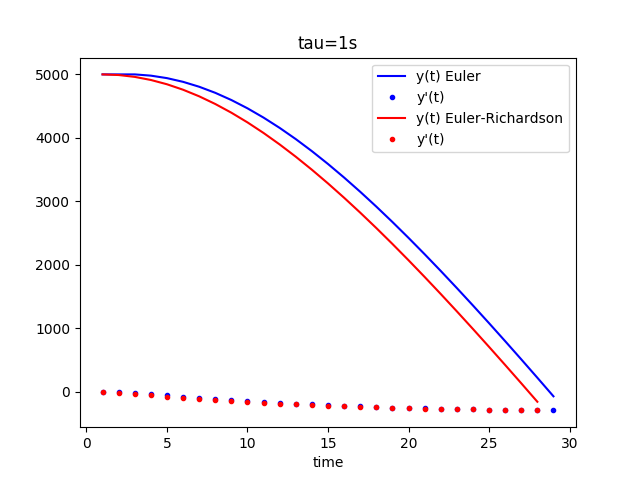

Reproduce this figure in Python.
#F = GmM/r^2-kv^2
#y'' = -GmM*y^(-2) + k*(y')^2

def main(tau):
    import numpy as np
    import matplotlib.pyplot as plt

    k = 2.e-4 #air resistance constant [kg/m]
    m1 = 2. #falling mass [kg]
    rE = 6371000. #mean earth radius [m]
    G = 6.67408e-11 #gravitational constant [m^3/kg/s^2]
    mE = 5.972e24 #earth mass [kg]
    
    #a) Euler method
    y = np.array([rE+5000.]) #height + earth radius
    yp = np.array([0.,0.]) #y'[0] = 0 (initially at rest)

    i = 1
    while y[-1] >= rE:
        if i > 0: #ignore first pt
            y = np.append(y,y[i-1]+tau*yp[i-1])
        if i > 1:
            yp = np.append(yp,yp[i-1]+tau*(-G*m1*mE*y[i-1]**(-2) + k*yp[i-1]**2))
        i += 1
    tE = np.arange(len(y))*tau+1 #time array of npts at tau spacing
    hE = y-rE
    aE = yp
    
    #b) Euler-Richardson method
    y = np.array([rE+5000.]) #height + earth radius
    yp = np.array([0.]) #y'[0] = 0 (initially at rest)
    #ypp = np.array([-9.8]) #initial acceleration -9.8m/s^2

    i = 1
    while y[-1] >= rE:
        ypp = -G*m1*mE*y[i-1]**(-2)+k*yp[i-1]**2
        ymid = y[i-1] + tau/2.*yp[i-1]
        ypmid = yp[i-1] + tau/2.*ypp
        yppmid = -G*m1*mE*ymid**(-2)+k*ypmid**2

        if i > 0: #ignore first pt
            y = np.append(y,y[i-1]+tau*ypmid)
            yp = np.append(yp,yp[i-1]+tau*yppmid)
        i += 1
    tER = np.arange(len(y))*tau+1 #time array of npts at tau spacing
    hER = y-rE
    aER = yp

############


    plt.plot(tE,hE,'b')
    plt.plot(tE,aE,'b.')
    plt.plot(tER,hER,'r')
    plt.plot(tER,aER,'r.')
    plt.title('tau='+str(tau)+'s')
    plt.legend(['y(t) Euler',"y'(t)",'y(t) Euler-Richardson',"y'(t)"])
    plt.xlabel('time')
    plt.show()
